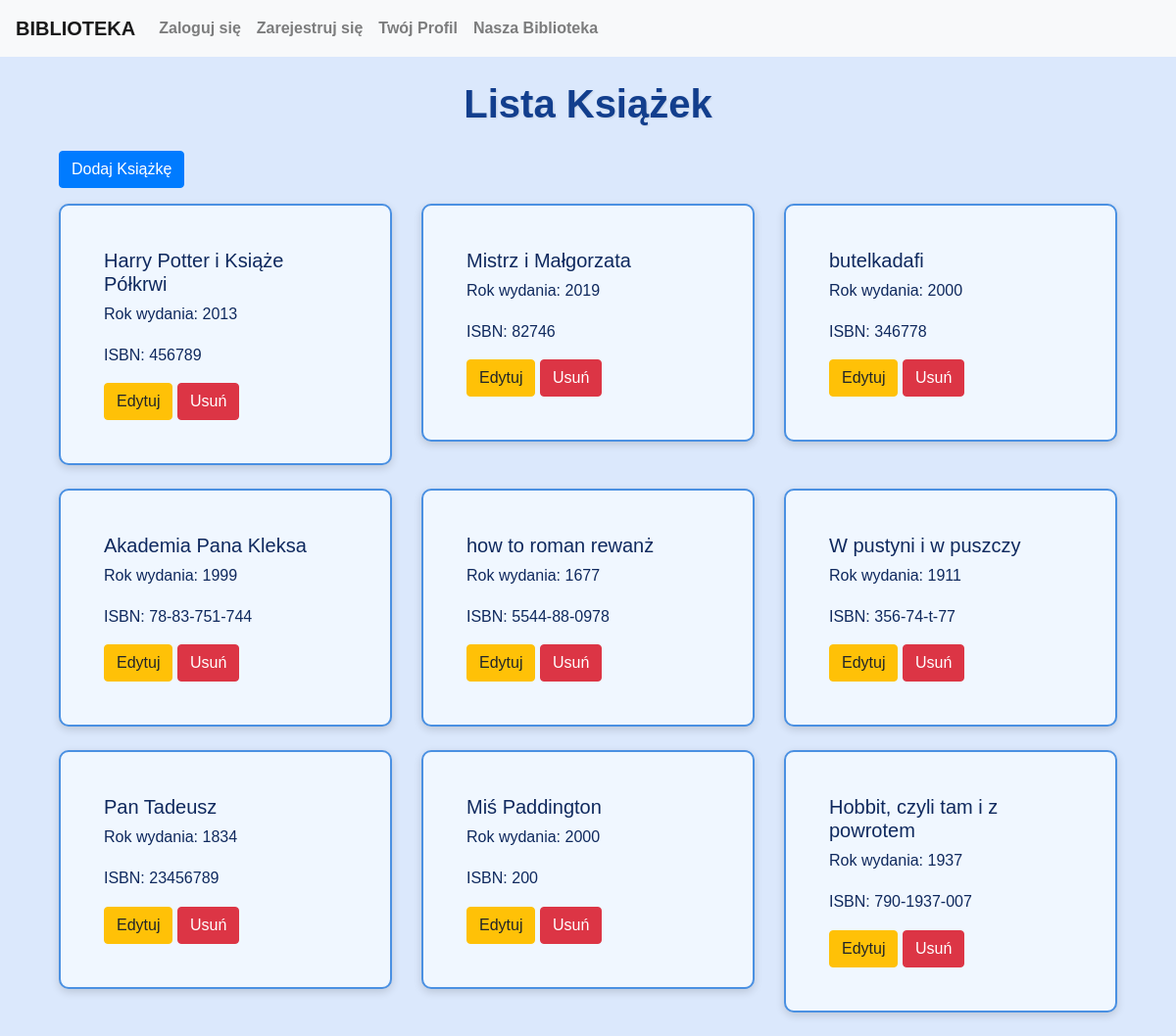
The page /ksiazki/ (signed in) on the database as committed earlier.
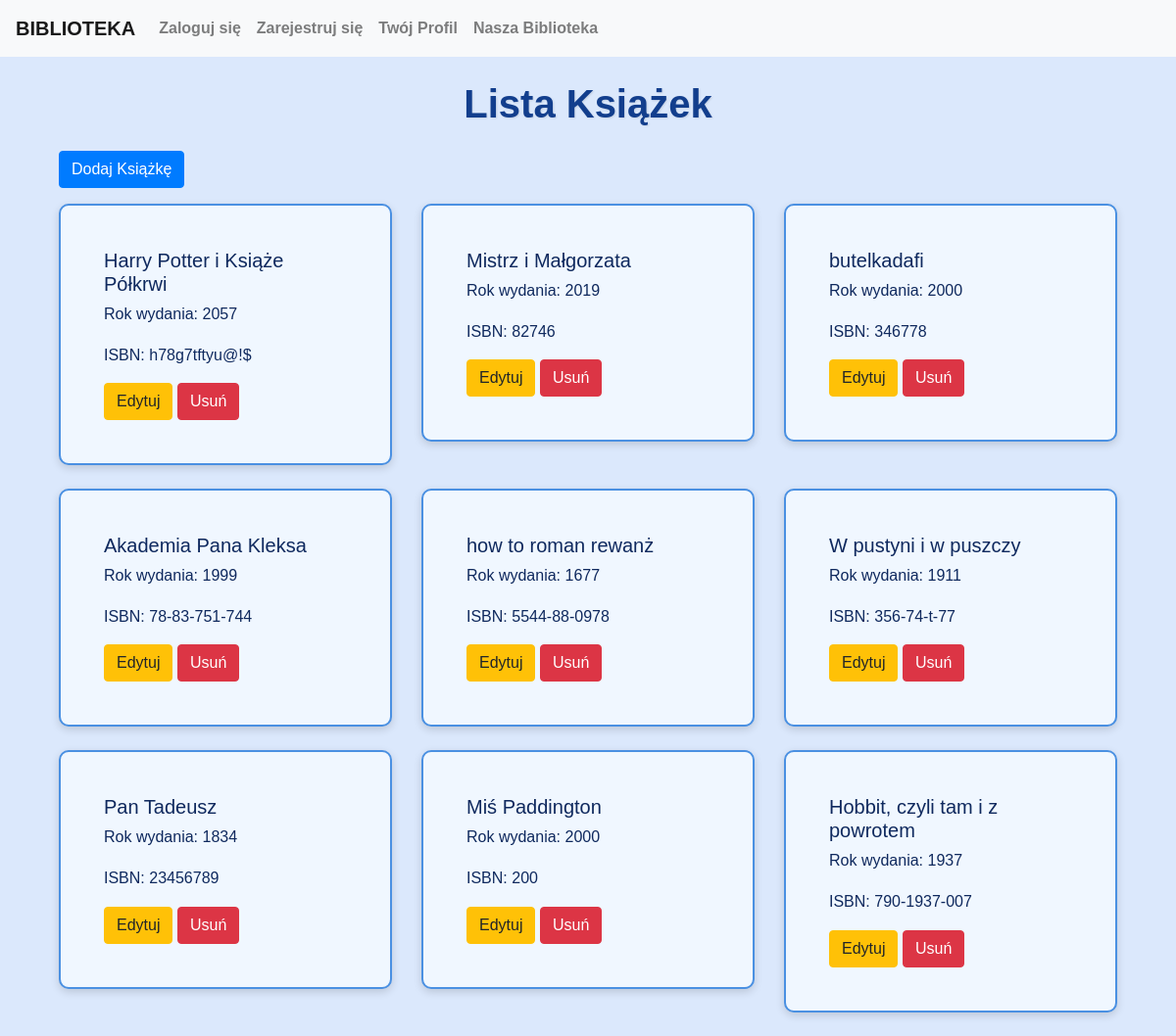
The same page on the database as committed later.
### myapp/models.py (models this page shows, shortened)
class Ksiazka(models.Model):
    tytul = models.CharField(max_length=200)
    autor = models.ManyToManyField(Autor)
    wydawnictwo = models.IntegerField(choices=WYDAWNICTWA.choices)
    rok_wydania = models.CharField(max_length=4)
    liczba_stron = models.IntegerField()
    ISBN = models.CharField(max_length=13)
    okładka = models.IntegerField(choices=OKLADKA.choices)
    gatunek = models.ManyToManyField(Gatunek)
    class Meta:
        verbose_name = "Książka"
        verbose_name_plural = "Książki"

### myapp/views.py (the view)
# urls.py: path('ksiazki/', lista_ksiazek, name='lista_ksiazek'),
@user_passes_test(is_superuser)
@login_required
def lista_ksiazek(request):
    ksiazki = Ksiazka.objects.all()
    return render(request, 'myapp/lista_ksiazek.html', {'ksiazki': ksiazki})

### myapp/views.py (called while the page is built)
def is_superuser(user):
    return user.is_superuser

### myapp/templates/myapp/lista_ksiazek.html (shortened to what this page needs)
{% extends "base.html" %}
{% block content %}
<div class="container mt-4">
    <h1 class="mb-4">Lista Książek</h1>
    <a href="{% url 'dodaj_ksiazke' %}" class="btn btn-primary mb-3">Dodaj Książkę</a>
    <div class="row">
        {% for ksiazka in ksiazki %}
        <div class="col-md-4">
            <div class="card mb-4">
                <div class="card-body">
                    <h5 class="card-title">{{ ksiazka.tytul }}</h5>
                    <p class="card-text">Rok wydania: {{ ksiazka.rok_wydania }}</p>
                    <p class="card-text">ISBN: {{ ksiazka.ISBN }}</p>
                    <a href="{% url 'edytuj_ksiazke' ksiazka.id %}" class="btn btn-warning">Edytuj</a>
                    <a href="{% url 'usun_ksiazke' ksiazka.id %}" class="btn btn-danger">Usuń</a>
                </div>
            </div>
        </div>
        {% endfor %}
    </div>
</div>
{% endblock %}

Rows that differ between the two databases and show on the page:
changed Ksiazka "Harry Potter i Książe Półkrwi": rok_wydania "2013" → "2057"; ISBN "456789" → "h78g7tftyu@!$"
